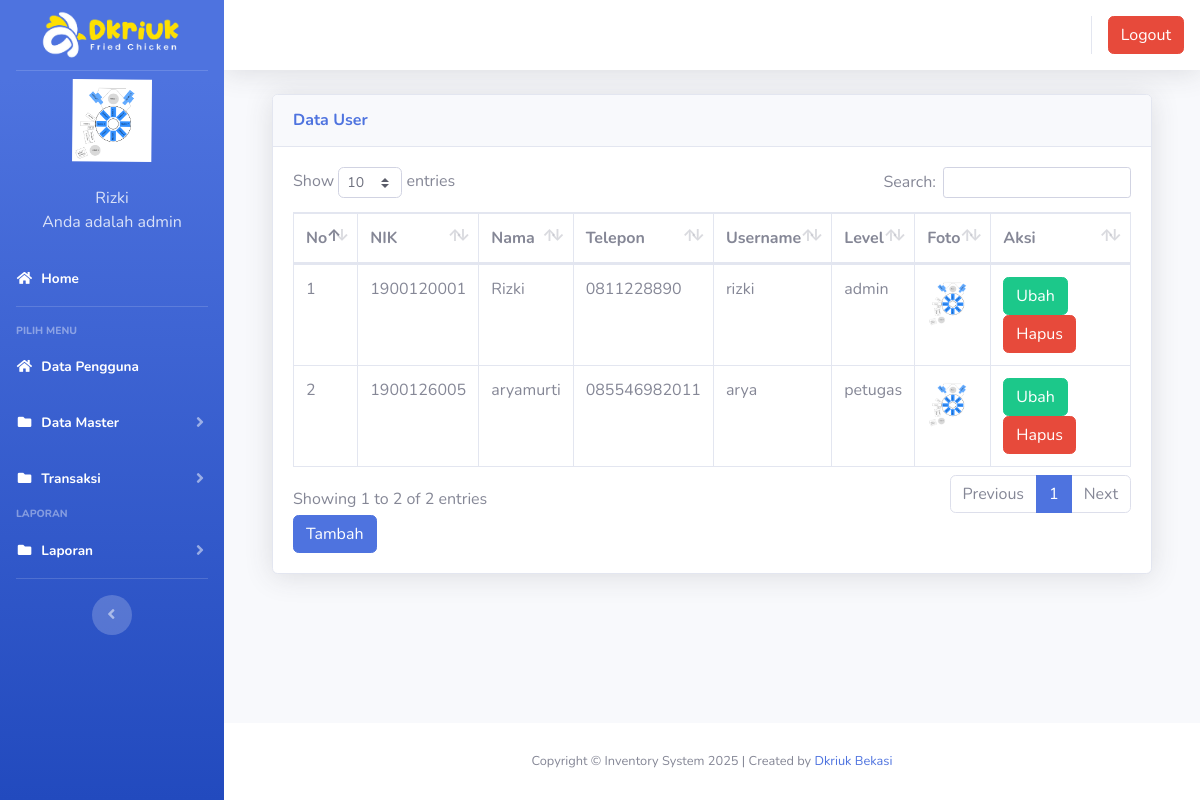
/index3.php?page=pengguna (signed in), run on the app's committed database.
### tables this page shows
CREATE TABLE IF NOT EXISTS `users` (
  `id` int(11) NOT NULL AUTO_INCREMENT,
  `nik` varchar(10) NOT NULL,
  `nama` varchar(100) NOT NULL,
  `alamat` varchar(200) NOT NULL,
  `telepon` varchar(100) NOT NULL,
  `username` varchar(100) NOT NULL,
  `password` varchar(100) NOT NULL,
  `level` varchar(25) NOT NULL DEFAULT 'member',
  `foto` varchar(255) NOT NULL,
  PRIMARY KEY (`id`)
);

### page/pengguna/pengguna.php (the view, shortened to what this page needs)
<div class="container-fluid">
  <div class="card shadow mb-4">
    <div class="card-header py-3">
      <h6 class="m-0 font-weight-bold text-primary">Data User</h6>
    </div>
    <div class="card-body">
      <div class="table-responsive">
        <table class="table table-bordered" id="dataTable" width="100%" cellspacing="0">
        <thead>
                                <tr>
			<th>No</th>
			<th>NIK</th>
			<th>Nama</th>
			<th>Telepon</th>
			<th>Username</th>
                                    <th>Level</th>
                                    <th>Foto</th>
			<th>Aksi</th>
                                </tr>
		</thead>
          <tbody>
            <?php
	$no = 1;
	$sql = $koneksi->query("select * from users");
	while ($data = $sql->fetch_assoc()) {
	?>
                                <tr>
                                    <td><?php echo $no++; ?></td>
			<td><?php echo $data['nik'] ?></td>
			<td><?php echo $data['nama'] ?></td>
			<td><?php echo $data['telepon'] ?></td>
                                    <td><?php echo $data['username'] ?></td>
			<td><?php echo $data['level'] ?></td>
			<td><img src="img/<?php echo $data['foto'] ?>"width="50" height="50" alt=""> </td>
			<td>
			<a href="?page=pengguna&aksi=ubahpengguna&id=<?php echo $data['id'] ?>" class="btn btn-success" >Ubah</a>
			<a onclick="return confirm('Apakah anda yakin akan menghapus data ini?')" href="?page=pengguna&aksi=hapuspengguna&id=<?php echo $data['id'] ?>" class="btn btn-danger" >Hapus</a>
			</td>
                                </tr>
	<?php }?>
		   </tbody>
                        </table>
<a href="?page=pengguna&aksi=tambahpengguna" class="btn btn-primary" >Tambah</a>
      </div>
    </div>
  </div>
</div>

### index3.php (shortened to what this page needs)
<?php
	$koneksi = new mysqli("localhost","pora5278_fahmi","Au1b839@@","pora5278_inventrizki");
	?>
<!DOCTYPE html>
<html lang="en">
<head>
  <link href="vendor/fontawesome-free/css/all.min.css" rel="stylesheet" type="text/css">
  <link href="css/sb-admin-2.min.css" rel="stylesheet">
  <link href="vendor/datatables/dataTables.bootstrap4.min.css" rel="stylesheet">
</head>
<body id="page-top">
  <div id="wrapper">
    <ul class="navbar-nav bg-gradient-primary sidebar sidebar-dark accordion" id="accordionSidebar">
      <a class="sidebar-brand d-flex align-items-center justify-content-center" href="index3.php">
        <div class="sidebar-brand-text mx-2">
          <img src="img/logodkriuk.png" alt="Logo Image" width="150px"/>
        </div>
      </a>
 <?php
   if ($_SESSION['admin']) {
	   $user = $_SESSION['admin'];
   }
   $sql =$koneksi->query("select * from users where id='$user'");
   $data = $sql->fetch_assoc();
   ?>
    <li class="d-flex align-items-center justify-content-center">
        <a class="nav-link">
		 <img src="img/<?php echo $data['foto']?>" class="img-circle" width="80" alt="User"/></a>
	  </li>
		 <li class="nav-item ">
        <a class="nav-link">
         	<div class="d-flex align-items-center justify-content-center" class="name">  <?php echo  $data['nama'];?></div></font>
			<div class="d-flex align-items-center justify-content-center" class="email">Anda adalah <?php echo $data['level'];?></div>
		 </a>
      </li>
      <li class="nav-item active">
        <a class="nav-link" href="?page=home3">
          <i class="fas fa-fw fa-home"></i>
          <span>Home</span></a>
      </li>
      <hr class="sidebar-divider">
      <div class="sidebar-heading">
        Pilih Menu
      </div>
	    <li class="nav-item active">
        <a class="nav-link" href="?page=pengguna">
          <i class="fas fa-fw fa-home"></i>
          <span>Data Pengguna</span></a>
      </li>
	   <li class="nav-item active">
        <a class="nav-link collapsed" href="#" data-toggle="collapse" data-target="#collapseData" aria-expanded="true" aria-controls="collapseData">
          <i class="fas fa-fw fa-folder"></i>
          <span>Data Master</span>
        </a>
      </li>
	    <li class="nav-item active">
        <a class="nav-link collapsed" href="#" data-toggle="collapse" data-target="#collapsePages" aria-expanded="true" aria-controls="collapsePages">
          <i class="fas fa-fw fa-folder"></i>
          <span>Transaksi</span>
        </a>
      </li>
      <div class="sidebar-heading">
        Laporan
      </div>
	     <li class="nav-item active">
        <a class="nav-link collapsed" href="#" data-toggle="collapse" data-target="#collapseLaporan" aria-expanded="true" aria-controls="collapseLaporan">
          <i class="fas fa-fw fa-folder"></i>
          <span>Laporan</span>
        </a>
      </li>
      <hr class="sidebar-divider d-none d-md-block">
      <div class="text-center d-none d-md-inline">
        <button class="rounded-circle border-0" id="sidebarToggle"></button>
      </div>
    </ul>
    <div id="content-wrapper" class="d-flex flex-column">
      <div id="content">
        <nav class="navbar navbar-expand navbar-light bg-white topbar mb-4 static-top shadow">
          <ul class="navbar-nav ml-auto">
            <li class="nav-item dropdown no-arrow">
			 <div class="top-menu">
        <ul class="nav pull-right top-menu">
           <li><a onclick="return confirm('Apakah anda yakin akan logout?')" class="btn btn-danger" class="logout" href="logout.php">Logout</a></li>
        </ul>
      </div>
            </li>
          </ul>
        </nav>
        <div class="container-fluid">
		 <section class="content">
		      <?php
			   $page = $_GET['page'];
			   $aksi = $_GET['aksi'];
			   	if ($page == "pengguna") {
				   if ($aksi == "") {
					   include "page/pengguna/pengguna.php";
				   }
			   }
			   ?>
    </section>
</div>
    </div>
      <footer class="sticky-footer bg-white" style="">
        <div class="container my-auto">
          <div class="copyright text-center my-auto">
            <span>Copyright  &copy; Inventory System 2025 | Created by <a href='https://dkriuk.com/' title='Drkiuk' target='_blank'>Dkriuk Bekasi</a>
            </span>
          </div>
        </div>
      </footer>
  </div>
  </div>
</body>
</html>

### data on the page
users: foto (picture), nama "Rizki", level "admin", nik "1900120001", telepon "0811228890", username "rizki"
users: nik "1900126005", nama "aryamurti", telepon "085546982011", username "arya", level "petugas", foto (picture)
